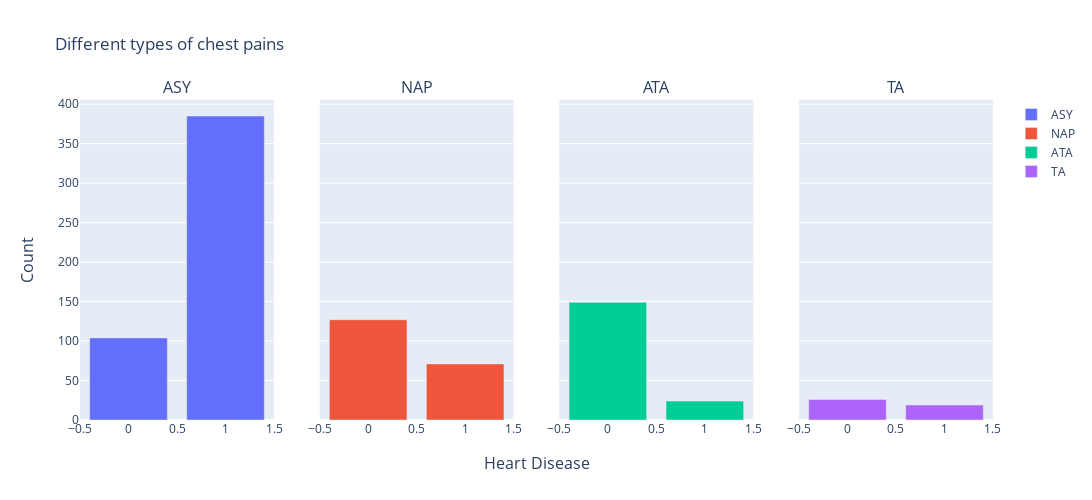

The notebook cell this image was saved under:
### Markdown cell above
About 63% of males were diagnosed with heart disease and remaining 37% didn't.
Only 26% of females were diagnosed with heart disease and remaning 74% didn't.

### Code cell
plot_bar(heart, subplot_titles = list(heart['ChestPainType'].value_counts(ascending = False).index), ncols = 4, feature = 'ChestPainType', plot_title = 'Different types of chest pains')

### Figure 1 — Plotly figure (JSON) as saved in the notebook; plotly's stock layout.template omitted (floating-point values rounded to 4 significant figures)
{"data": [{"name": "ASY", "type": "bar", "x": [1, 0], "xaxis": "x", "y": [385, 104], "yaxis": "y"}, {"name": "NAP", "type": "bar", "x": [0, 1], "xaxis": "x2", "y": [127, 71], "yaxis": "y2"}, {"name": "ATA", "type": "bar", "x": [0, 1], "xaxis": "x3", "y": [149, 24], "yaxis": "y3"}, {"name": "TA", "type": "bar", "x": [0, 1], "xaxis": "x4", "y": [26, 19], "yaxis": "y4"}], "layout": {"annotations": [{"font": {"size": 16}, "showarrow": false, "text": "ASY", "x": 0.1062, "xanchor": "center", "xref": "paper", "y": 1, "yanchor": "bottom", "yref": "paper"}, {"font": {"size": 16}, "showarrow": false, "text": "NAP", "x": 0.3688, "xanchor": "center", "xref": "paper", "y": 1, "yanchor": "bottom", "yref": "paper"}, {"font": {"size": 16}, "showarrow": false, "text": "ATA", "x": 0.6313, "xanchor": "center", "xref": "paper", "y": 1, "yanchor": "bottom", "yref": "paper"}, {"font": {"size": 16}, "showarrow": false, "text": "TA", "x": 0.8938, "xanchor": "center", "xref": "paper", "y": 1, "yanchor": "bottom", "yref": "paper"}, {"font": {"size": 16}, "showarrow": false, "text": "Heart Disease", "x": 0.5, "xanchor": "center", "xref": "paper", "y": 0, "yanchor": "top", "yref": "paper", "yshift": -30}, {"font": {"size": 16}, "showarrow": false, "text": "Count", "textangle": -90, "x": 0, "xanchor": "right", "xref": "paper", "xshift": -40, "y": 0.5, "yanchor": "middle", "yref": "paper"}], "height": 500, "title": {"text": "Different types of chest pains"}, "width": 1500, "xaxis": {"anchor": "y", "domain": [0, 0.2125]}, "xaxis2": {"anchor": "y2", "domain": [0.2625, 0.475]}, "xaxis3": {"anchor": "y3", "domain": [0.525, 0.7375]}, "xaxis4": {"anchor": "y4", "domain": [0.7875, 1]}, "yaxis": {"anchor": "x", "domain": [0, 1]}, "yaxis2": {"anchor": "x2", "domain": [0, 1], "matches": "y", "showticklabels": false}, "yaxis3": {"anchor": "x3", "domain": [0, 1], "matches": "y", "showticklabels": false}, "yaxis4": {"anchor": "x4", "domain": [0, 1], "matches": "y", "showticklabels": false}}}
